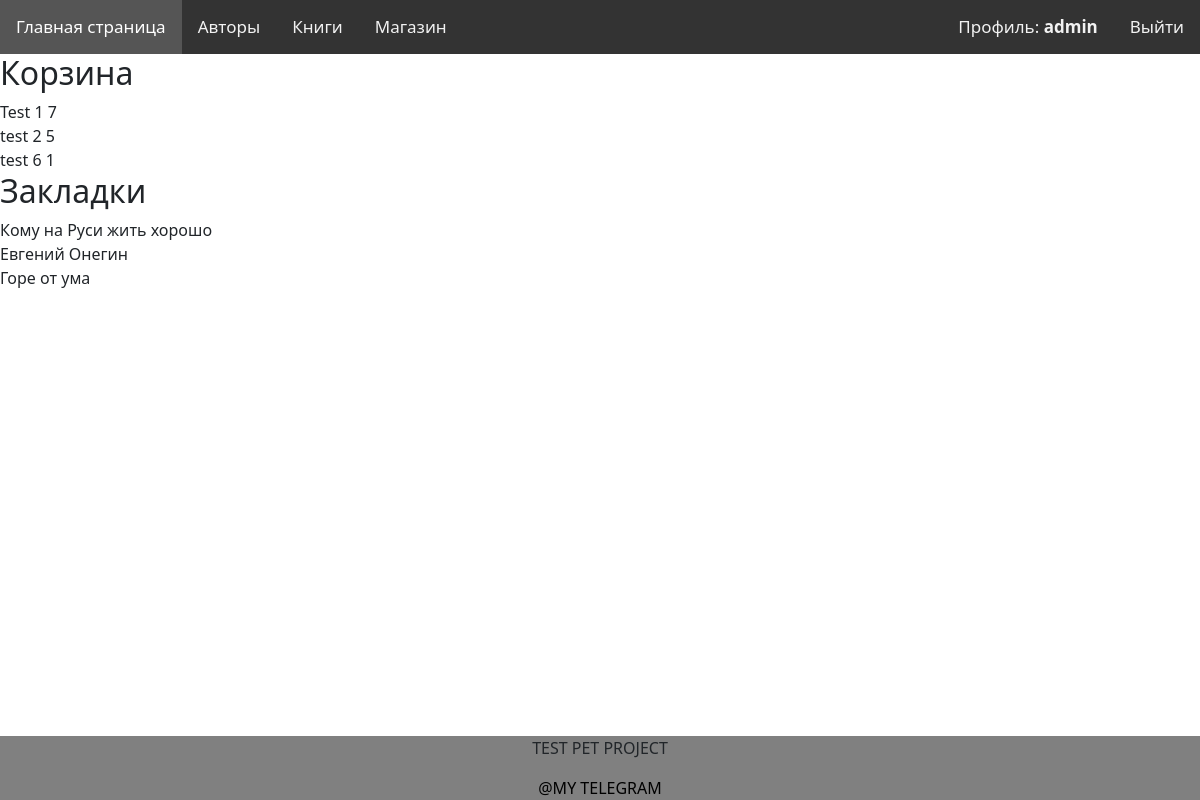
The page /profile (signed in) on the database its author committed.
### book/models.py (models this page shows, shortened)
class User(AbstractUser):
    pass

class UserBookRelation(models.Model):
    user = models.ForeignKey(User, on_delete=models.CASCADE)
    book = models.ForeignKey(Book, on_delete=models.CASCADE)
    in_bookmarks = models.BooleanField(default=False)

class Book(models.Model):
    title = models.CharField(max_length=255)
    description = models.TextField()
    preview_image = models.ImageField(upload_to="static/images")
    text = models.TextField()
    century = models.IntegerField(default=20)
    creation_year = models.IntegerField()
    author = models.ForeignKey(Author, on_delete=models.SET_NULL, null=True, related_name="books")
    genre = models.ForeignKey(Genre, on_delete=models.SET_NULL, null=True)
    slug = models.SlugField(max_length=255, unique=True)
    popular_book = models.BooleanField(default=False)

### bookshop/models.py (models this page shows)
class AddToCart(models.Model):
    user = models.ForeignKey(User, on_delete=models.CASCADE)
    product = models.ForeignKey(BookProduct, on_delete=models.CASCADE)
    quantity = models.PositiveIntegerField(default=1)

class BookProduct(models.Model):
    name = models.CharField(max_length=255)
    description = models.TextField(blank=True)
    price = models.IntegerField()
    producer = models.ForeignKey(Producer, on_delete=models.SET_NULL, null=True)
    photo = models.ImageField(upload_to="static/images/for-shop")
    length = models.IntegerField()
    width = models.IntegerField()
    weight = models.IntegerField()
    county_producer = models.CharField(max_length=100)
    author = models.ForeignKey(Author, on_delete=models.CASCADE, blank=True)

### book/views.py (the view)
# urls.py: path('profile', ProfileView.as_view(), name='profile_page')
class ProfileView(View):
    def get(self, request):
        subscription = UserBookRelation.objects.filter(user=request.user)
        subscription_count = subscription.count()
        cart = AddToCart.objects.filter(user=request.user)
        context = {
            'subscription': subscription,
            'subscription_count': subscription_count,
            'cart': cart,
        }
        return render(request, 'profile.html', context)

### book/templates/profile.html (shortened to what this page needs)
{% extends 'base.html' %}
{% block content %}
<h2>Корзина</h2>
<div>
    {% for item in cart %}
        {{ item.product.name }} {{ item.quantity }}<br>
    {% endfor %}
</div>
<h2>Закладки</h2>
<div>
    {% for sub in subscription %}
        {{ sub.book.title }}<br>
    {% endfor %}
</div>
{% endblock %}

### book/templates/base.html (shortened to what this page needs)
{% load static %}
<!DOCTYPE html>
<html lang="en">
<head>
    <link href="https://cdn.jsdelivr.net/npm/bootstrap@5.0.2/dist/css/bootstrap.min.css" rel="stylesheet">
    <link rel="stylesheet" href="{% static 'css/main.css' %}">
</head>
<body>
<div class="page">
    <div class="header">
        <div class="topnav" id="myTopnav">
            <a href="{% url 'main_page' %}">Главная страница</a>
            <a href="{% url 'authors_page' %}">Авторы</a>
            <a href="{% url 'books_page' %}">Книги</a>
            <a href="{% url 'shop_page' %}">Магазин</a>
            {% if user.is_authenticated %}
                <a href="{% url 'logout' %}" class="login">Выйти</a>
                <a href="{% url 'profile_page' %}" class="login">Профиль: <strong>{{ user }}</strong></a>
            {% else %}
                <a href="{% url 'register' %}" class="login">Зарегистрироваться</a>
                <a href="{% url 'login' %}" class="login">Войти</a>
            {% endif %}
        </div>
    </div>
    {% block content %}
    {% endblock %}
    <div class="footer">
        <p>TEST PET PROJECT</p>
        <a href="https://t.me/sklsldflldalpalflfl">@MY TELEGRAM</a>
    </div>
</div>
</body>
</html>

### static/css/main.css (style rules this page uses)
* { padding: 0; margin: 0; }
a { color: black; text-decoration: none; }
.page { display: flex; max-width: 100%; flex-direction: column; min-height: 100vh; }
.login { max-width: 200px; display: flex; flex-direction: column; align-items: center; text-align: center; }
.topnav { background-color: #333; overflow: hidden; }
.topnav a { float: left; display: block; color: #f2f2f2; text-align: center; padding: 14px 16px; text-decoration: none; font-size: 17px; }
a.login { float: right; }
.footer { margin-top: auto; max-height: 100px; max-weight: 100%; background: grey; text-align: center; }

### rows shown on the page
User: username "admin"
AddToCart: product.name "Test 1", quantity "7"
AddToCart: product.name "test 2", quantity "5"
AddToCart: product.name "test 6", quantity "1"
UserBookRelation: book "Кому на Руси жить хорошо"
UserBookRelation: book "Евгений Онегин"
UserBookRelation: book "Горе от ума"
